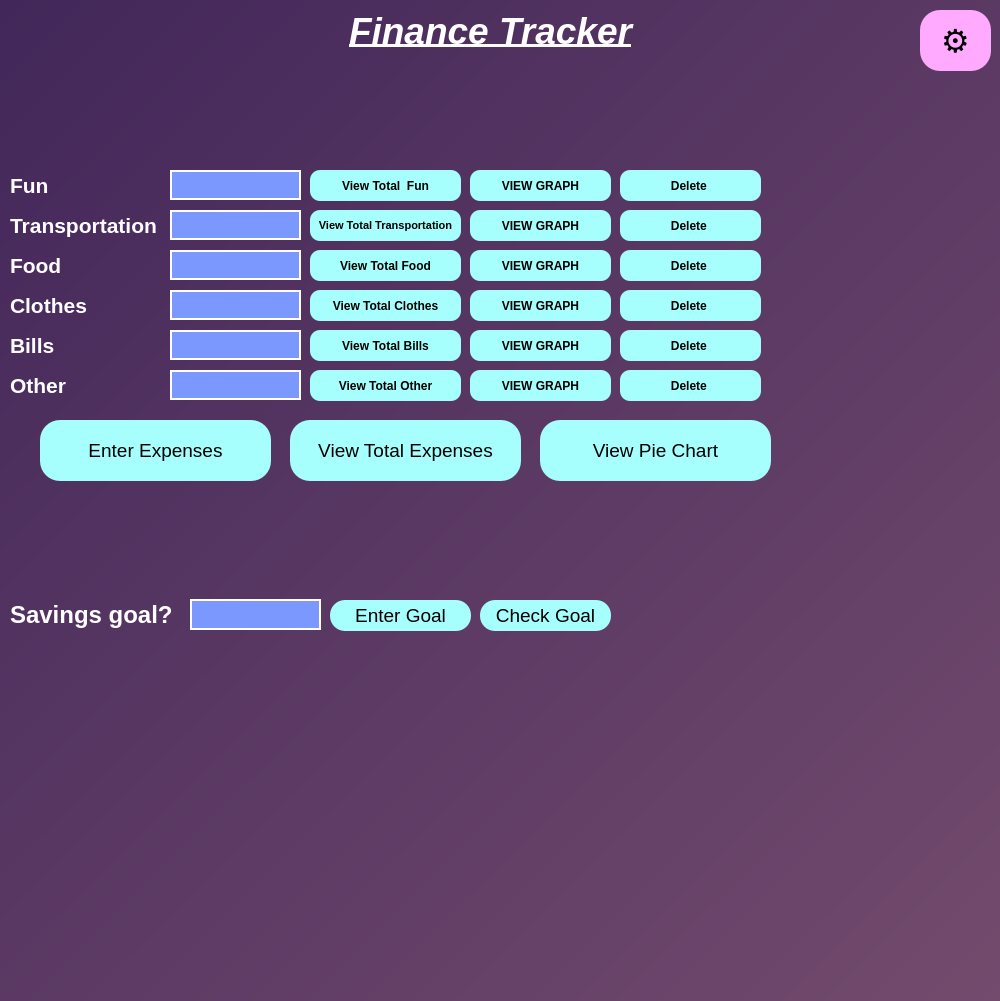
<?xml version="1.0" encoding="UTF-8"?>
<ui version="4.0">
 <class>Dialog</class>
 <widget class="QDialog" name="Dialog">
  <property name="geometry">
   <rect>
    <x>0</x>
    <y>0</y>
    <width>1000</width>
    <height>1001</height>
   </rect>
  </property>
  <property name="windowTitle">
   <string>Dialog</string>
  </property>
  <property name="styleSheet">
   <string notr="true">QDialog#Dialog{
background-color: qlineargradient(spread:pad, x1:0, y1:0, x2:1, y2:1, stop:0 rgba(66, 39, 90, 1), stop:1 rgba(115, 75, 109, 1))
}</string>
  </property>
  <widget class="QLabel" name="label">
   <property name="geometry">
    <rect>
     <x>325</x>
     <y>10</y>
     <width>331</width>
     <height>41</height>
    </rect>
   </property>
   <property name="font">
    <font>
     <pointsize>28</pointsize>
     <weight>75</weight>
     <italic>true</italic>
     <bold>true</bold>
     <underline>true</underline>
     <strikeout>false</strikeout>
     <kerning>true</kerning>
    </font>
   </property>
   <property name="acceptDrops">
    <bool>false</bool>
   </property>
   <property name="autoFillBackground">
    <bool>false</bool>
   </property>
   <property name="styleSheet">
    <string notr="true">color: rgb(255, 255, 255); font-size:28pt;
font-weight:600; 
</string>
   </property>
   <property name="text">
    <string>&lt;html&gt;&lt;head/&gt;&lt;body&gt;&lt;p&gt;Finance Tracker&lt;/p&gt;&lt;/body&gt;&lt;/html&gt;</string>
   </property>
   <property name="alignment">
    <set>Qt::AlignCenter</set>
   </property>
   <property name="wordWrap">
    <bool>false</bool>
   </property>
   <property name="indent">
    <number>150</number>
   </property>
  </widget>
  <widget class="QLabel" name="funLabel">
   <property name="geometry">
    <rect>
     <x>10</x>
     <y>170</y>
     <width>131</width>
     <height>31</height>
    </rect>
   </property>
   <property name="font">
    <font>
     <pointsize>16</pointsize>
     <weight>75</weight>
     <bold>true</bold>
    </font>
   </property>
   <property name="styleSheet">
    <string notr="true">color:rgb(255, 255, 255); font-size: 16pt;</string>
   </property>
   <property name="text">
    <string>Fun</string>
   </property>
  </widget>
  <widget class="QLabel" name="transportationLabel">
   <property name="geometry">
    <rect>
     <x>10</x>
     <y>210</y>
     <width>161</width>
     <height>31</height>
    </rect>
   </property>
   <property name="font">
    <font>
     <pointsize>16</pointsize>
     <weight>75</weight>
     <bold>true</bold>
    </font>
   </property>
   <property name="styleSheet">
    <string notr="true">color:rgb(255, 255, 255); font-size: 16pt;</string>
   </property>
   <property name="text">
    <string>Transportation</string>
   </property>
  </widget>
  <widget class="QLabel" name="foodLabel">
   <property name="geometry">
    <rect>
     <x>10</x>
     <y>250</y>
     <width>141</width>
     <height>31</height>
    </rect>
   </property>
   <property name="font">
    <font>
     <pointsize>16</pointsize>
     <weight>75</weight>
     <bold>true</bold>
    </font>
   </property>
   <property name="styleSheet">
    <string notr="true">color:rgb(255, 255, 255); font-size: 16pt;</string>
   </property>
   <property name="text">
    <string>Food</string>
   </property>
  </widget>
  <widget class="QLabel" name="clothesLabel">
   <property name="geometry">
    <rect>
     <x>10</x>
     <y>290</y>
     <width>141</width>
     <height>31</height>
    </rect>
   </property>
   <property name="font">
    <font>
     <pointsize>16</pointsize>
     <weight>75</weight>
     <bold>true</bold>
    </font>
   </property>
   <property name="styleSheet">
    <string notr="true">color:rgb(255, 255, 255); font-size: 16pt;</string>
   </property>
   <property name="text">
    <string>Clothes </string>
   </property>
  </widget>
  <widget class="QLabel" name="billsLabel">
   <property name="geometry">
    <rect>
     <x>10</x>
     <y>330</y>
     <width>141</width>
     <height>31</height>
    </rect>
   </property>
   <property name="font">
    <font>
     <pointsize>16</pointsize>
     <weight>75</weight>
     <bold>true</bold>
    </font>
   </property>
   <property name="styleSheet">
    <string notr="true">color:rgb(255, 255, 255); font-size: 16pt;</string>
   </property>
   <property name="text">
    <string>Bills</string>
   </property>
  </widget>
  <widget class="QLabel" name="otherLabel">
   <property name="geometry">
    <rect>
     <x>10</x>
     <y>370</y>
     <width>141</width>
     <height>31</height>
    </rect>
   </property>
   <property name="font">
    <font>
     <pointsize>16</pointsize>
     <weight>75</weight>
     <bold>true</bold>
    </font>
   </property>
   <property name="styleSheet">
    <string notr="true">color:rgb(255, 255, 255); font-size: 16pt;</string>
   </property>
   <property name="text">
    <string>Other</string>
   </property>
  </widget>
  <widget class="QLineEdit" name="funEntry">
   <property name="geometry">
    <rect>
     <x>170</x>
     <y>170</y>
     <width>131</width>
     <height>30</height>
    </rect>
   </property>
   <property name="styleSheet">
    <string notr="true">QLineEdit{
background-color: rgb(123, 152, 255);
border: 2px solid rgb(255, 255, 255)
}
QLineEdit:focus{
border: 2px solid rgb(255, 0, 127)

}
</string>
   </property>
  </widget>
  <widget class="QLineEdit" name="transportationEntry">
   <property name="geometry">
    <rect>
     <x>170</x>
     <y>210</y>
     <width>131</width>
     <height>30</height>
    </rect>
   </property>
   <property name="styleSheet">
    <string notr="true">QLineEdit{
background-color: rgb(123, 152, 255);
border: 2px solid rgb(255, 255, 255)
}
QLineEdit:focus{
border: 2px solid rgb(255, 0, 127)

}
</string>
   </property>
  </widget>
  <widget class="QLineEdit" name="foodEntry">
   <property name="geometry">
    <rect>
     <x>170</x>
     <y>250</y>
     <width>131</width>
     <height>30</height>
    </rect>
   </property>
   <property name="styleSheet">
    <string notr="true">QLineEdit{
background-color: rgb(123, 152, 255);
border: 2px solid rgb(255, 255, 255)
}
QLineEdit:focus{
border: 2px solid rgb(255, 0, 127)

}
</string>
   </property>
  </widget>
  <widget class="QLineEdit" name="clothesEntry">
   <property name="geometry">
    <rect>
     <x>170</x>
     <y>290</y>
     <width>131</width>
     <height>30</height>
    </rect>
   </property>
   <property name="styleSheet">
    <string notr="true">QLineEdit{
background-color: rgb(123, 152, 255);
border: 2px solid rgb(255, 255, 255)
}
QLineEdit:focus{
border: 2px solid rgb(255, 0, 127)

}
</string>
   </property>
  </widget>
  <widget class="QLineEdit" name="billsEntry">
   <property name="geometry">
    <rect>
     <x>170</x>
     <y>330</y>
     <width>131</width>
     <height>30</height>
    </rect>
   </property>
   <property name="styleSheet">
    <string notr="true">QLineEdit{
background-color: rgb(123, 152, 255);
border: 2px solid rgb(255, 255, 255)
}
QLineEdit:focus{
border: 2px solid rgb(255, 0, 127)

}
</string>
   </property>
  </widget>
  <widget class="QLineEdit" name="otherEntry">
   <property name="geometry">
    <rect>
     <x>170</x>
     <y>370</y>
     <width>131</width>
     <height>30</height>
    </rect>
   </property>
   <property name="styleSheet">
    <string notr="true">QLineEdit{
background-color: rgb(123, 152, 255);
border: 2px solid rgb(255, 255, 255)
}
QLineEdit:focus{
border: 2px solid rgb(255, 0, 127)

}
</string>
   </property>
  </widget>
  <widget class="QPushButton" name="enterAllDataButton">
   <property name="geometry">
    <rect>
     <x>40</x>
     <y>420</y>
     <width>231</width>
     <height>61</height>
    </rect>
   </property>
   <property name="styleSheet">
    <string notr="true">QPushButton{
background-color: rgb(166, 255, 252); font-size: 14pt; 
border-width: 1px;
border-radius: 20px;
}

QPushButton:hover{
	background-color: rgb(85, 255, 127);
}</string>
   </property>
   <property name="text">
    <string>Enter Expenses</string>
   </property>
  </widget>
  <widget class="QPushButton" name="viewTotalFunButton">
   <property name="geometry">
    <rect>
     <x>310</x>
     <y>170</y>
     <width>151</width>
     <height>31</height>
    </rect>
   </property>
   <property name="font">
    <font>
     <pointsize>9</pointsize>
     <weight>75</weight>
     <bold>true</bold>
    </font>
   </property>
   <property name="styleSheet">
    <string notr="true">QPushButton{
background-color: rgb(166, 255, 252); font-size: 9pt; 
border-width: 1px;
border-radius: 10px;

}

QPushButton:hover{
	background-color: rgb(85, 255, 127);
}</string>
   </property>
   <property name="text">
    <string>View Total  Fun</string>
   </property>
  </widget>
  <widget class="QLabel" name="spentSpecificLabel">
   <property name="geometry">
    <rect>
     <x>40</x>
     <y>520</y>
     <width>891</width>
     <height>31</height>
    </rect>
   </property>
   <property name="font">
    <font>
     <pointsize>16</pointsize>
     <weight>75</weight>
     <italic>true</italic>
     <bold>true</bold>
    </font>
   </property>
   <property name="styleSheet">
    <string notr="true">color:rgb(255, 255, 255); font-size: 16pt;</string>
   </property>
   <property name="text">
    <string/>
   </property>
  </widget>
  <widget class="QPushButton" name="viewTotalTransportationButton">
   <property name="geometry">
    <rect>
     <x>310</x>
     <y>210</y>
     <width>151</width>
     <height>31</height>
    </rect>
   </property>
   <property name="font">
    <font>
     <pointsize>8</pointsize>
     <weight>75</weight>
     <bold>true</bold>
    </font>
   </property>
   <property name="styleSheet">
    <string notr="true">QPushButton{
background-color: rgb(166, 255, 252); font-size: 8pt; 
border-width: 1px;
border-radius: 10px;

}

QPushButton:hover{
	background-color: rgb(85, 255, 127);
}</string>
   </property>
   <property name="text">
    <string>View Total Transportation</string>
   </property>
  </widget>
  <widget class="QPushButton" name="viewTotalFoodButton">
   <property name="geometry">
    <rect>
     <x>310</x>
     <y>250</y>
     <width>151</width>
     <height>31</height>
    </rect>
   </property>
   <property name="font">
    <font>
     <pointsize>9</pointsize>
     <weight>75</weight>
     <bold>true</bold>
    </font>
   </property>
   <property name="styleSheet">
    <string notr="true">QPushButton{
background-color: rgb(166, 255, 252); font-size: 9pt; 
border-width: 1px;
border-radius: 10px;

}

QPushButton:hover{
	background-color: rgb(85, 255, 127);
}</string>
   </property>
   <property name="text">
    <string>View Total Food</string>
   </property>
  </widget>
  <widget class="QPushButton" name="viewTotalClothesButton">
   <property name="geometry">
    <rect>
     <x>310</x>
     <y>290</y>
     <width>151</width>
     <height>31</height>
    </rect>
   </property>
   <property name="font">
    <font>
     <pointsize>9</pointsize>
     <weight>75</weight>
     <bold>true</bold>
    </font>
   </property>
   <property name="styleSheet">
    <string notr="true">QPushButton{
background-color: rgb(166, 255, 252); font-size: 9pt; 
border-width: 1px;
border-radius: 10px;

}

QPushButton:hover{
	background-color: rgb(85, 255, 127);
}</string>
   </property>
   <property name="text">
    <string>View Total Clothes</string>
   </property>
  </widget>
  <widget class="QPushButton" name="viewTotalBillsButton">
   <property name="geometry">
    <rect>
     <x>310</x>
     <y>330</y>
     <width>151</width>
     <height>31</height>
    </rect>
   </property>
   <property name="font">
    <font>
     <pointsize>9</pointsize>
     <weight>75</weight>
     <bold>true</bold>
    </font>
   </property>
   <property name="styleSheet">
    <string notr="true">QPushButton{
background-color: rgb(166, 255, 252); font-size: 9pt; 
border-width: 1px;
border-radius: 10px;

}

QPushButton:hover{
	background-color: rgb(85, 255, 127);
}</string>
   </property>
   <property name="text">
    <string>View Total Bills</string>
   </property>
  </widget>
  <widget class="QPushButton" name="viewTotalOtherButton">
   <property name="geometry">
    <rect>
     <x>310</x>
     <y>370</y>
     <width>151</width>
     <height>31</height>
    </rect>
   </property>
   <property name="font">
    <font>
     <pointsize>9</pointsize>
     <weight>75</weight>
     <bold>true</bold>
    </font>
   </property>
   <property name="styleSheet">
    <string notr="true">QPushButton{
background-color: rgb(166, 255, 252); font-size: 9pt; 
border-width: 1px;
border-radius: 10px;

}

QPushButton:hover{
	background-color: rgb(85, 255, 127);
}</string>
   </property>
   <property name="text">
    <string>View Total Other</string>
   </property>
  </widget>
  <widget class="QPushButton" name="viewTotalExpenses">
   <property name="geometry">
    <rect>
     <x>290</x>
     <y>420</y>
     <width>231</width>
     <height>61</height>
    </rect>
   </property>
   <property name="styleSheet">
    <string notr="true">QPushButton{
background-color: rgb(166, 255, 252); font-size: 14pt; 
border-width: 1px;
border-radius: 20px;
}

QPushButton:hover{
	background-color: rgb(85, 255, 127);
}</string>
   </property>
   <property name="text">
    <string>View Total Expenses</string>
   </property>
  </widget>
  <widget class="QPushButton" name="viewFunGraph">
   <property name="geometry">
    <rect>
     <x>470</x>
     <y>170</y>
     <width>141</width>
     <height>31</height>
    </rect>
   </property>
   <property name="font">
    <font>
     <pointsize>9</pointsize>
     <weight>75</weight>
     <bold>true</bold>
    </font>
   </property>
   <property name="styleSheet">
    <string notr="true">QPushButton{
background-color: rgb(166, 255, 252); font-size: 9pt; 
border-width: 1px;
border-radius: 10px;

}

QPushButton:hover{
	background-color: rgb(85, 255, 127);
}</string>
   </property>
   <property name="text">
    <string>VIEW GRAPH</string>
   </property>
  </widget>
  <widget class="QPushButton" name="viewTransportGraph">
   <property name="geometry">
    <rect>
     <x>470</x>
     <y>210</y>
     <width>141</width>
     <height>31</height>
    </rect>
   </property>
   <property name="font">
    <font>
     <pointsize>9</pointsize>
     <weight>75</weight>
     <bold>true</bold>
    </font>
   </property>
   <property name="styleSheet">
    <string notr="true">QPushButton{
background-color: rgb(166, 255, 252); font-size: 9pt; 
border-width: 1px;
border-radius: 10px;

}

QPushButton:hover{
	background-color: rgb(85, 255, 127);
}</string>
   </property>
   <property name="text">
    <string>VIEW GRAPH</string>
   </property>
  </widget>
  <widget class="QPushButton" name="viewFoodGraph">
   <property name="geometry">
    <rect>
     <x>470</x>
     <y>250</y>
     <width>141</width>
     <height>31</height>
    </rect>
   </property>
   <property name="font">
    <font>
     <pointsize>9</pointsize>
     <weight>75</weight>
     <bold>true</bold>
    </font>
   </property>
   <property name="styleSheet">
    <string notr="true">QPushButton{
background-color: rgb(166, 255, 252); font-size: 9pt; 
border-width: 1px;
border-radius: 10px;

}

QPushButton:hover{
	background-color: rgb(85, 255, 127);
}</string>
   </property>
   <property name="text">
    <string>VIEW GRAPH</string>
   </property>
  </widget>
  <widget class="QPushButton" name="viewClothesGraph">
   <property name="geometry">
    <rect>
     <x>470</x>
     <y>290</y>
     <width>141</width>
     <height>31</height>
    </rect>
   </property>
   <property name="font">
    <font>
     <pointsize>9</pointsize>
     <weight>75</weight>
     <bold>true</bold>
    </font>
   </property>
   <property name="styleSheet">
    <string notr="true">QPushButton{
background-color: rgb(166, 255, 252); font-size: 9pt; 
border-width: 1px;
border-radius: 10px;

}

QPushButton:hover{
	background-color: rgb(85, 255, 127);
}</string>
   </property>
   <property name="text">
    <string>VIEW GRAPH</string>
   </property>
  </widget>
  <widget class="QPushButton" name="viewBillsGraph">
   <property name="geometry">
    <rect>
     <x>470</x>
     <y>330</y>
     <width>141</width>
     <height>31</height>
    </rect>
   </property>
   <property name="font">
    <font>
     <pointsize>9</pointsize>
     <weight>75</weight>
     <bold>true</bold>
    </font>
   </property>
   <property name="styleSheet">
    <string notr="true">QPushButton{
background-color: rgb(166, 255, 252); font-size: 9pt; 
border-width: 1px;
border-radius: 10px;

}

QPushButton:hover{
	background-color: rgb(85, 255, 127);
}</string>
   </property>
   <property name="text">
    <string>VIEW GRAPH</string>
   </property>
  </widget>
  <widget class="QPushButton" name="viewOtherGraph">
   <property name="geometry">
    <rect>
     <x>470</x>
     <y>370</y>
     <width>141</width>
     <height>31</height>
    </rect>
   </property>
   <property name="font">
    <font>
     <pointsize>9</pointsize>
     <weight>75</weight>
     <bold>true</bold>
    </font>
   </property>
   <property name="styleSheet">
    <string notr="true">QPushButton{
background-color: rgb(166, 255, 252); font-size: 9pt; 
border-width: 1px;
border-radius: 10px;

}

QPushButton:hover{
	background-color: rgb(85, 255, 127);
}</string>
   </property>
   <property name="text">
    <string>VIEW GRAPH</string>
   </property>
  </widget>
  <widget class="QPushButton" name="viewPieChart">
   <property name="geometry">
    <rect>
     <x>540</x>
     <y>420</y>
     <width>231</width>
     <height>61</height>
    </rect>
   </property>
   <property name="styleSheet">
    <string notr="true">QPushButton{
background-color: rgb(166, 255, 252); font-size: 14pt; 
border-width: 1px;
border-radius: 20px;
}

QPushButton:hover{
	background-color: rgb(85, 255, 127);
}</string>
   </property>
   <property name="text">
    <string>View Pie Chart</string>
   </property>
  </widget>
  <widget class="QPushButton" name="settingsButton">
   <property name="geometry">
    <rect>
     <x>920</x>
     <y>10</y>
     <width>71</width>
     <height>61</height>
    </rect>
   </property>
   <property name="font">
    <font>
     <pointsize>24</pointsize>
    </font>
   </property>
   <property name="styleSheet">
    <string notr="true">QPushButton{
background-color: rgb(255, 170, 255); font-size: 24pt; 
border-width: 1px;
border-radius: 20px;
}

QPushButton:hover{
	background-color: rgb(85, 255, 127);
}</string>
   </property>
   <property name="text">
    <string>⚙️</string>
   </property>
  </widget>
  <widget class="QPushButton" name="deletePrevFun">
   <property name="geometry">
    <rect>
     <x>620</x>
     <y>170</y>
     <width>141</width>
     <height>31</height>
    </rect>
   </property>
   <property name="font">
    <font>
     <pointsize>9</pointsize>
     <weight>75</weight>
     <bold>true</bold>
    </font>
   </property>
   <property name="styleSheet">
    <string notr="true">QPushButton{
background-color: rgb(166, 255, 252); font-size: 9pt; 
border-width: 1px;
border-radius: 10px;

}

QPushButton:hover{
	background-color: rgb(85, 255, 127);
}</string>
   </property>
   <property name="text">
    <string>Delete </string>
   </property>
  </widget>
  <widget class="QPushButton" name="deletePrevTransportation">
   <property name="geometry">
    <rect>
     <x>620</x>
     <y>210</y>
     <width>141</width>
     <height>31</height>
    </rect>
   </property>
   <property name="font">
    <font>
     <pointsize>9</pointsize>
     <weight>75</weight>
     <bold>true</bold>
    </font>
   </property>
   <property name="styleSheet">
    <string notr="true">QPushButton{
background-color: rgb(166, 255, 252); font-size: 9pt; 
border-width: 1px;
border-radius: 10px;

}

QPushButton:hover{
	background-color: rgb(85, 255, 127);
}</string>
   </property>
   <property name="text">
    <string>Delete </string>
   </property>
  </widget>
  <widget class="QPushButton" name="deletePrevClothes">
   <property name="geometry">
    <rect>
     <x>620</x>
     <y>290</y>
     <width>141</width>
     <height>31</height>
    </rect>
   </property>
   <property name="font">
    <font>
     <pointsize>9</pointsize>
     <weight>75</weight>
     <bold>true</bold>
    </font>
   </property>
   <property name="styleSheet">
    <string notr="true">QPushButton{
background-color: rgb(166, 255, 252); font-size: 9pt; 
border-width: 1px;
border-radius: 10px;

}

QPushButton:hover{
	background-color: rgb(85, 255, 127);
}</string>
   </property>
   <property name="text">
    <string>Delete </string>
   </property>
  </widget>
  <widget class="QPushButton" name="deletePrevFood">
   <property name="geometry">
    <rect>
     <x>620</x>
     <y>250</y>
     <width>141</width>
     <height>31</height>
    </rect>
   </property>
   <property name="font">
    <font>
     <pointsize>9</pointsize>
     <weight>75</weight>
     <bold>true</bold>
    </font>
   </property>
   <property name="styleSheet">
    <string notr="true">QPushButton{
background-color: rgb(166, 255, 252); font-size: 9pt; 
border-width: 1px;
border-radius: 10px;

}

QPushButton:hover{
	background-color: rgb(85, 255, 127);
}</string>
   </property>
   <property name="text">
    <string>Delete </string>
   </property>
  </widget>
  <widget class="QPushButton" name="deletePrevOther">
   <property name="geometry">
    <rect>
     <x>620</x>
     <y>370</y>
     <width>141</width>
     <height>31</height>
    </rect>
   </property>
   <property name="font">
    <font>
     <pointsize>9</pointsize>
     <weight>75</weight>
     <bold>true</bold>
    </font>
   </property>
   <property name="styleSheet">
    <string notr="true">QPushButton{
background-color: rgb(166, 255, 252); font-size: 9pt; 
border-width: 1px;
border-radius: 10px;

}

QPushButton:hover{
	background-color: rgb(85, 255, 127);
}</string>
   </property>
   <property name="text">
    <string>Delete </string>
   </property>
  </widget>
  <widget class="QPushButton" name="deletePrevBills">
   <property name="geometry">
    <rect>
     <x>620</x>
     <y>330</y>
     <width>141</width>
     <height>31</height>
    </rect>
   </property>
   <property name="font">
    <font>
     <pointsize>9</pointsize>
     <weight>75</weight>
     <bold>true</bold>
    </font>
   </property>
   <property name="styleSheet">
    <string notr="true">QPushButton{
background-color: rgb(166, 255, 252); font-size: 9pt; 
border-width: 1px;
border-radius: 10px;

}

QPushButton:hover{
	background-color: rgb(85, 255, 127);
}</string>
   </property>
   <property name="text">
    <string>Delete </string>
   </property>
  </widget>
  <widget class="QLabel" name="label_2">
   <property name="geometry">
    <rect>
     <x>10</x>
     <y>600</y>
     <width>171</width>
     <height>31</height>
    </rect>
   </property>
   <property name="styleSheet">
    <string notr="true">color:rgb(255, 255, 255); font-size: 16pt;</string>
   </property>
   <property name="text">
    <string>&lt;html&gt;&lt;head/&gt;&lt;body&gt;&lt;p&gt;&lt;span style=&quot; font-size:18pt; font-weight:600;&quot;&gt;Savings goal?&lt;/span&gt;&lt;/p&gt;&lt;/body&gt;&lt;/html&gt;</string>
   </property>
  </widget>
  <widget class="QLineEdit" name="goalEntry">
   <property name="geometry">
    <rect>
     <x>190</x>
     <y>599</y>
     <width>131</width>
     <height>31</height>
    </rect>
   </property>
   <property name="styleSheet">
    <string notr="true">QLineEdit{
background-color: rgb(123, 152, 255);
border: 2px solid rgb(255, 255, 255)
}
QLineEdit:focus{
border: 2px solid rgb(255, 0, 127)

}
</string>
   </property>
  </widget>
  <widget class="QPushButton" name="enterGoalButton">
   <property name="geometry">
    <rect>
     <x>330</x>
     <y>600</y>
     <width>141</width>
     <height>31</height>
    </rect>
   </property>
   <property name="styleSheet">
    <string notr="true">QPushButton{
background-color: rgb(166, 255, 252); font-size: 14pt; 
border-width: 1px;
border-radius: 15px;
}

QPushButton:hover{
	background-color: rgb(85, 255, 127);
}</string>
   </property>
   <property name="text">
    <string>Enter Goal</string>
   </property>
  </widget>
  <widget class="QPushButton" name="checkGoalButton">
   <property name="geometry">
    <rect>
     <x>480</x>
     <y>600</y>
     <width>131</width>
     <height>31</height>
    </rect>
   </property>
   <property name="styleSheet">
    <string notr="true">QPushButton{
background-color: rgb(166, 255, 252); font-size: 14pt; 
border-width: 1px;
border-radius: 15px;
}

QPushButton:hover{
	background-color: rgb(85, 255, 127);
}</string>
   </property>
   <property name="text">
    <string>Check Goal</string>
   </property>
  </widget>
 </widget>
 <resources>
  <include location="settingsImg.qrc"/>
 </resources>
 <connections/>
</ui>
